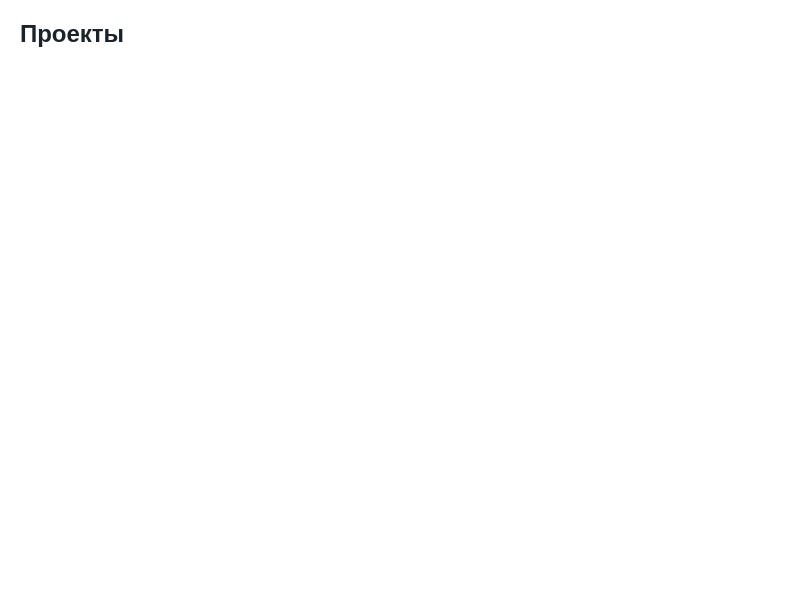
<?xml version="1.0" encoding="UTF-8"?>
<ui version="4.0">
 <class>ProjectsPage</class>
 <widget class="QWidget" name="ProjectsPage">
  <property name="geometry">
   <rect>
    <x>0</x>
    <y>0</y>
    <width>800</width>
    <height>600</height>
   </rect>
  </property>
  <property name="windowTitle">
   <string>Projects Page</string>
  </property>
  <property name="styleSheet">
   <string notr="true">background-color: white;</string>
  </property>
  <layout class="QVBoxLayout" name="main_layout">
   <property name="leftMargin">
    <number>0</number>
   </property>
   <property name="topMargin">
    <number>0</number>
   </property>
   <property name="rightMargin">
    <number>0</number>
   </property>
   <property name="bottomMargin">
    <number>0</number>
   </property>
   <property name="spacing">
    <number>0</number>
   </property>
   <item>
    <widget class="QScrollArea" name="scrollArea">
     <property name="frameShape">
      <enum>QFrame::NoFrame</enum>
     </property>
     <property name="widgetResizable">
      <bool>true</bool>
     </property>
     <property name="styleSheet">
      <string notr="true">QScrollArea {
    background-color: transparent;
    border: none;
}
QScrollBar:vertical {
    border: none;
    background: #f0f0f0;
    width: 10px;
    border-radius: 5px;
}
QScrollBar::handle:vertical {
    background: #ccab6e;
    border-radius: 5px;
    min-height: 20px;
}
QScrollBar::handle:vertical:hover {
    background: #998664;
}</string>
     </property>
     <widget class="QWidget" name="scrollAreaWidgetContents">
      <property name="geometry">
       <rect>
        <x>0</x>
        <y>0</y>
        <width>780</width>
        <height>580</height>
       </rect>
      </property>
      <layout class="QVBoxLayout" name="verticalLayout">
       <property name="leftMargin">
        <number>20</number>
       </property>
       <property name="topMargin">
        <number>20</number>
       </property>
       <property name="rightMargin">
        <number>20</number>
       </property>
       <property name="bottomMargin">
        <number>20</number>
       </property>
       <property name="spacing">
        <number>15</number>
       </property>
       <item>
        <widget class="QLabel" name="page_title">
         <property name="text">
          <string>Проекты</string>
         </property>
         <property name="styleSheet">
          <string notr="true">font-size: 24px;
font-weight: bold;
color: #1B232A;</string>
         </property>
        </widget>
       </item>
       <item>
        <layout class="QVBoxLayout" name="projectsLayout">
         <property name="spacing">
          <number>10</number>
         </property>
        </layout>
       </item>
       <item>
        <spacer name="verticalSpacer">
         <property name="orientation">
          <enum>Qt::Vertical</enum>
         </property>
         <property name="sizeHint" stdset="0">
          <size>
           <width>20</width>
           <height>40</height>
          </size>
         </property>
        </spacer>
       </item>
      </layout>
     </widget>
    </widget>
   </item>
  </layout>
 </widget>
 <resources/>
 <connections/>
</ui>
